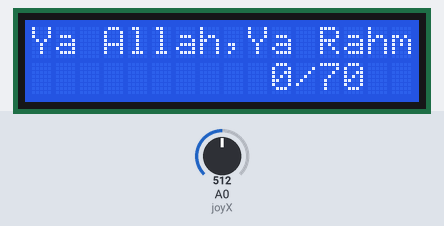
This sketch was run on a simulated Arduino Uno, built with avr-gcc and run on an emulated ATmega328P. Parts: 16×2 character LCD. The inputs (shaded band) are chosen by the test bench; at power-on: A0 (joyX) = 512.

Above: at 1.5 s.
1.6 s: A0 (joyX) set to 860
At 2.1 s:
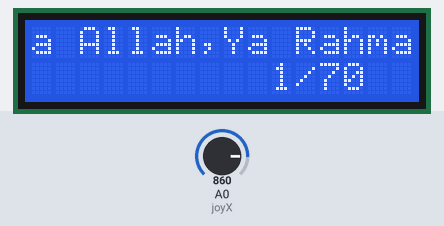
4.6 s: A0 (joyX) set to 190
At 6.1 s:
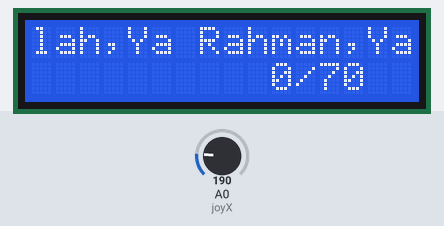
7.6 s: A0 (joyX) set to 900
At 8.4 s:
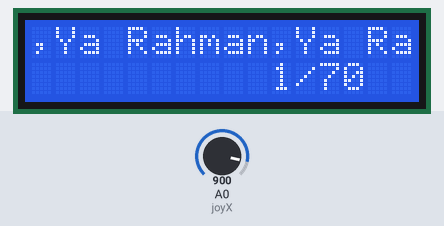
Timing chart, 0 to 10.6 s (numbered marks = the images above; inputs shaded):
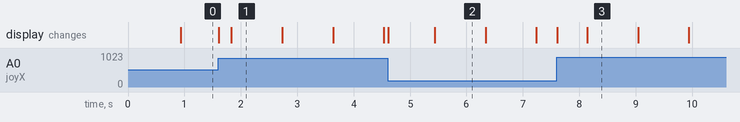

Measured:
- what the display in image 1 shows lasts 0.9 s, from 1.8 s to 2.7 s

The sketch:

ukkkkdfgggd.ino
```cpp
#include <Wire.h>
#include <hd44780.h>
#include <hd44780ioClass/hd44780_I2Cexp.h>

hd44780_I2Cexp lcd;

// ===== AYARLAR =====
String yazi = "Ya Allah,Ya Rahman,Ya Rahim,Ya Kavi,Ya Kadir";
const int joyX = A0;
const int maxTekrar = 70;

// joystick esikleri
const int SAG_ESIK = 850;
const int SOL_ESIK = 200;
const int ORTA_MIN = 450;
const int ORTA_MAX = 570;

// zamanlar
const unsigned long debounceSure = 300;
const unsigned long kaymaSure = 900;

// ===== DEGISKENLER =====
int sayac = 0;
bool sagKilidi = false;
bool solKilidi = false;
unsigned long sonIslem = 0;

int pos = 0;
unsigned long sonKayma = 0;

void setup() {
  lcd.begin(16, 2);
  lcd.backlight();
  lcd.clear();

  lcd.setCursor(10, 1);
  lcd.print("0/70");
}

void loop() {
  unsigned long simdi = millis();

  // ===== YAZI KAYDIR =====
  if (simdi - sonKayma > kaymaSure) {
    lcd.setCursor(0, 0);
    lcd.print("                ");
    lcd.setCursor(0, 0);
    lcd.print(yazi.substring(pos, min(pos + 16, yazi.length())));

    pos++;
    if (pos > yazi.length() - 16) pos = 0;

    sonKayma = simdi;
  }

  // ===== JOYSTICK OKU =====
  int x = analogRead(joyX);

  // SAG = +1
  if (x > SAG_ESIK && !sagKilidi && sayac < maxTekrar &&
      (simdi - sonIslem > debounceSure)) {

    sayac++;
    sagKilidi = true;
    solKilidi = false;
    sonIslem = simdi;

    lcd.setCursor(10, 1);
    lcd.print("     ");
    lcd.setCursor(10, 1);
    lcd.print(sayac);
    lcd.print("/70");
  }

  // SOL = SIFIRLA
  if (x < SOL_ESIK && !solKilidi &&
      (simdi - sonIslem > debounceSure)) {

    sayac = 0;
    solKilidi = true;
    sagKilidi = false;
    sonIslem = simdi;

    lcd.setCursor(10, 1);
    lcd.print("     ");
    lcd.setCursor(10, 1);
    lcd.print("0/70");
  }

  // ORTA = KILITLERI AC
  if (x > ORTA_MIN && x < ORTA_MAX) {
    sagKilidi = false;
    solKilidi = false;
  }
}
```
